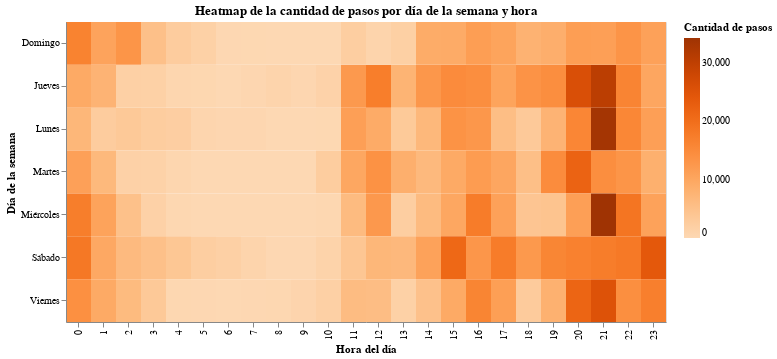

Source (notebook cell):
### Code cell
import pandas as pd
import altair as alt

# Cargar el DataFrame desde un archivo CSV con el separador ';'
data = pd.read_csv('Pasos Mariano Montes.csv', sep=';')

# Intentar convertir las fechas a tipo datetime sin especificar el formato
data['startDate'] = pd.to_datetime(data['startDate'], errors='coerce')
data['endDate'] = pd.to_datetime(data['endDate'], errors='coerce')

# Verificar si hay fechas no convertidas correctamente
if data['startDate'].isnull().any() or data['endDate'].isnull().any():
    print("Algunas fechas no se han convertido correctamente:")
    print(data[data['startDate'].isnull() | data['endDate'].isnull()])

# Filtrar filas con fechas no convertidas
data = data.dropna(subset=['startDate', 'endDate'])

# Crear una nueva columna 'day_of_week' que contenga el nombre del día de la semana en español
dias_semana = {0: 'Lunes', 1: 'Martes', 2: 'Miércoles', 3: 'Jueves', 4: 'Viernes', 5: 'Sábado', 6: 'Domingo'}
data['day_of_week'] = data['startDate'].dt.dayofweek.map(dias_semana)

# Crear una categoría ordenada para los días de la semana
ordered_days = ['Lunes', 'Martes', 'Miércoles', 'Jueves', 'Viernes', 'Sábado', 'Domingo']
data['day_of_week'] = pd.Categorical(data['day_of_week'], categories=ordered_days, ordered=True)

# Agrupar los datos por día de la semana y por hora, y sumar los valores de 'value'
heatmap_data = data.groupby(['day_of_week', data['startDate'].dt.hour])['value'].sum().reset_index()

# Renombrar las columnas para que sean más descriptivas
heatmap_data.columns = ['Día de la semana', 'Hora del día', 'Cantidad de pasos']

# Crear el heatmap con Altair
heatmap = alt.Chart(heatmap_data).mark_rect().encode(
    x=alt.X('Hora del día:O', title='Hora del día'),
    y=alt.Y('Día de la semana:O', title='Día de la semana'),
    color=alt.Color('Cantidad de pasos:Q', scale=alt.Scale(scheme='oranges'), title='Cantidad de pasos')
).properties(
    title='Heatmap de la cantidad de pasos por día de la semana y hora',
    width=600,
    height=300
)

# Mostrar el gráfico
heatmap.display()

### Figure 1 — Vega-Lite specification as saved in the notebook (floating-point values rounded to 4 significant figures; data arrays with more than 128 entries replaced by an {"elided": "..."} marker saying what was removed)
{"config": {"view": {"continuousWidth": 400, "continuousHeight": 300}}, "data": {"name": "data-6fa509e8308dc1259e24dbb13e231c6d"}, "mark": "rect", "encoding": {"color": {"field": "Cantidad de pasos", "scale": {"scheme": "oranges"}, "title": "Cantidad de pasos", "type": "quantitative"}, "x": {"field": "Hora del día", "title": "Hora del día", "type": "ordinal"}, "y": {"field": "Día de la semana", "title": "Día de la semana", "type": "ordinal"}}, "height": 300, "title": "Heatmap de la cantidad de pasos por día de la semana y hora", "width": 600, "$schema": "https://vega.github.io/schema/vega-lite/v4.17.0.json", "datasets": {"data-6fa509e8308dc1259e24dbb13e231c6d": {"elided": "168 records"}}}
